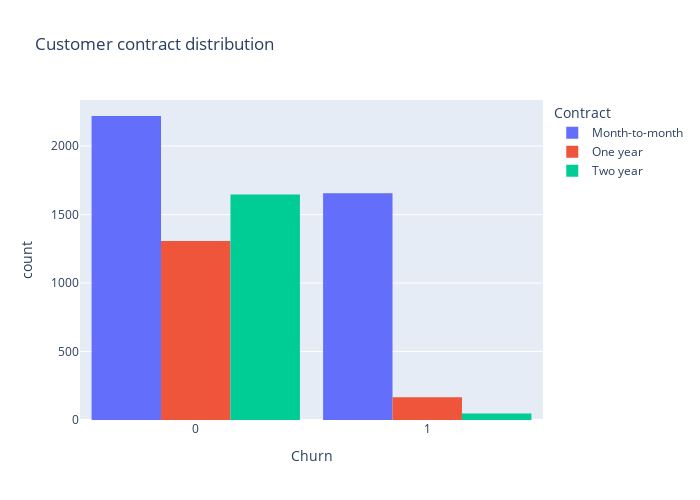

Notebook code cell kept with this figure:
### Markdown cell above
Há medidas bastante semelhante, a quantidade de mulheres e homens está balanceada, e não há mudança significativa na taxa de cancelamento observando o gênero do cliente. Verificaremos agora se há uma relação entre o tipo de contrato e a quantidade de cancelamento.

### Code cell
fig = px.histogram(df, x="Churn", color="Contract", barmode="group", title="Customer contract distribution")
fig.update_layout(width=700, height=500, bargap=0.1)
fig.show()

### Figure 1 — Plotly figure (JSON) as saved in the notebook; plotly's stock layout.template omitted (floating-point values rounded to 4 significant figures; data arrays with more than 128 entries replaced by an {"elided": "..."} marker saying what was removed)
{"data": [{"alignmentgroup": "True", "bingroup": "x", "hovertemplate": "Contract=Month-to-month<br>Churn=%{x}<br>count=%{y}<extra></extra>", "legendgroup": "Month-to-month", "marker": {"color": "#636efa", "pattern": {"shape": ""}}, "name": "Month-to-month", "offsetgroup": "Month-to-month", "orientation": "v", "showlegend": true, "type": "histogram", "x": {"elided": "3875 int values"}, "xaxis": "x", "yaxis": "y"}, {"alignmentgroup": "True", "bingroup": "x", "hovertemplate": "Contract=One year<br>Churn=%{x}<br>count=%{y}<extra></extra>", "legendgroup": "One year", "marker": {"color": "#EF553B", "pattern": {"shape": ""}}, "name": "One year", "offsetgroup": "One year", "orientation": "v", "showlegend": true, "type": "histogram", "x": {"elided": "1473 int values"}, "xaxis": "x", "yaxis": "y"}, {"alignmentgroup": "True", "bingroup": "x", "hovertemplate": "Contract=Two year<br>Churn=%{x}<br>count=%{y}<extra></extra>", "legendgroup": "Two year", "marker": {"color": "#00cc96", "pattern": {"shape": ""}}, "name": "Two year", "offsetgroup": "Two year", "orientation": "v", "showlegend": true, "type": "histogram", "x": {"elided": "1695 int values"}, "xaxis": "x", "yaxis": "y"}], "layout": {"bargap": 0.1, "barmode": "group", "height": 500, "legend": {"title": {"text": "Contract"}, "tracegroupgap": 0}, "title": {"text": "Customer contract distribution"}, "width": 700, "xaxis": {"anchor": "y", "domain": [0, 1], "title": {"text": "Churn"}}, "yaxis": {"anchor": "x", "domain": [0, 1], "title": {"text": "count"}}}}
